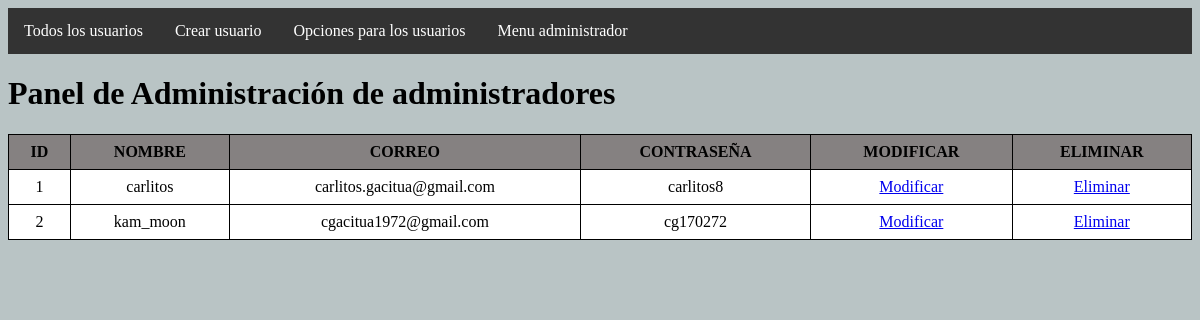
The app's page /usuarios/opciones_usuario/, older data.
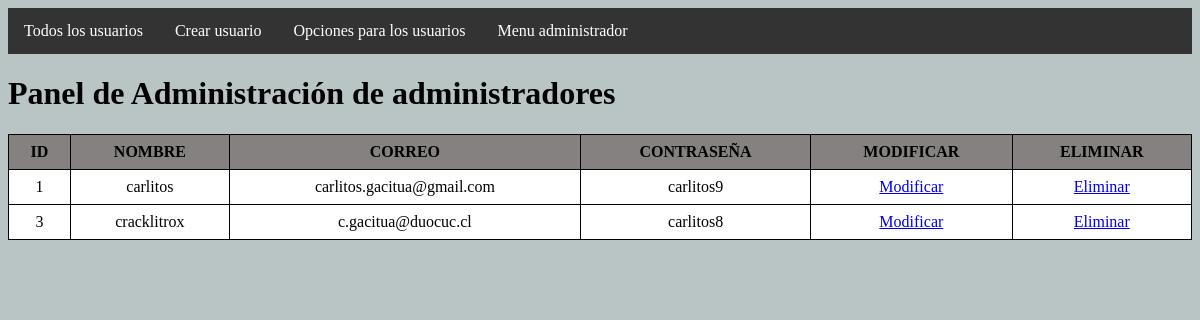
The same page, newer data.
### botilleria_covid_paginas/models.py (models this page shows, shortened)
class Usuario(models.Model):
    id_usuario = models.AutoField(primary_key=True)
    nombre_usuario = models.CharField(max_length=40, null=False)
    correo_usuario = models.CharField(max_length=50, null=False)
    contrasena_usuario = models.CharField(max_length=30, null=False)

### admin_botilleria/views.py (the view)
# urls.py: path('usuarios/opciones_usuario/',views.opciones_usuario,name='opciones_usuario'),
def opciones_usuario(request):
    usuario = Usuario.objects.all()
    context = {'usuario':usuario}
    return render(request, 'html/usuarios/opciones_usuario.html',context)

### admin_botilleria/templates/html/usuarios/opciones_usuario.html (shortened to what this page needs)
{% load static %}
<!DOCTYPE html>
<html lang="en">
<head>
    <link rel="stylesheet" href="{% static 'CSS/admin_productos.css' %}">
</head>
<body>
    <nav>
        <ul>
            <li><a href="{% url 'admin_usuarios' %}">Todos los usuarios</a></li>
            <li><a href="{% url 'crear_usuario' %}">Crear usuario</a></li>
            <li><a href="{% url 'opciones_usuario' %}">Opciones para los usuarios</a></li>
            <li><a href="{% url 'base_admin' %}">Menu administrador</a></li>
        </ul>
    </nav>
    <h1>Panel de Administración de administradores</h1>
    <table>
        {% if usuario %}
        <th>ID</th>
        <th>NOMBRE</th>
        <th>CORREO</th>
        <th>CONTRASEÑA</th>
        <th>MODIFICAR</th>
        <th>ELIMINAR</th>
        {% for user in usuario %}
            <tr>
                <td>{{user.id_usuario}}</td>
                <td>{{user.nombre_usuario}}</td>
                <td>{{user.correo_usuario}}</td>
                <td>{{user.contrasena_usuario}}</td>
                <td><a href="{% url 'encontrar_usuario' pk=user.id_usuario %}"class="btm-Modificar">Modificar</a></td>
                <td><a href="{% url 'eliminar_usuario'  pk=user.id_usuario %}"class="btm-Eliminar">Eliminar</a></td>
            </tr>
        {% endfor %}
        {% endif %}
    </table>
</body>

Row changes from the older to the newer data that the page shows:
removed Usuario: id_usuario "2", nombre_usuario "kam_moon", correo_usuario "cgacitua1972@gmail.com", contrasena_usuario "cg170272"
changed Usuario "carlitos": contrasena_usuario "carlitos8" → "carlitos9"
added Usuario: id_usuario "3", nombre_usuario "cracklitrox", correo_usuario "c.gacitua@duocuc.cl", contrasena_usuario "carlitos8"
